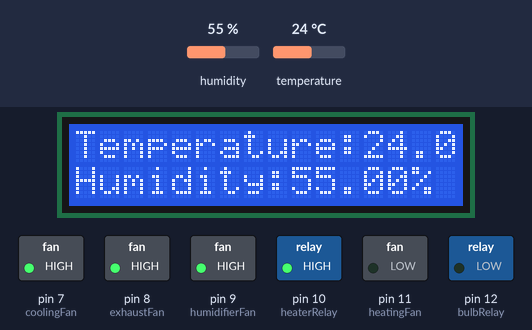
Recording of a sketch running on a simulated Arduino Uno, built with avr-gcc and run on an emulated ATmega328P. Parts: 16×2 character LCD, switched loads named in the sketch (green lamp = pin HIGH). The inputs (shaded band) are chosen by the test bench; at power-on: humidity 55 %, temperature 24 °C. What the sketch prints to the serial monitor is not drawn.

Above: at 60.5 s.
Timing chart, 0 to 62.0 s (numbered marks = the images above):
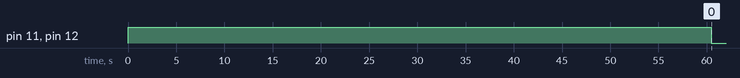

The sketch:

regulate.ino
```cpp
// DHT Temperature & Humidity Sensing, monitoring and control
//for a baby incubator.
// Written by Tambe Tabitha Achere

// REQUIRES the following Arduino libraries:
// - DHT Sensor Library: https://github.com/adafruit/DHT-sensor-library
// - Adafruit Unified Sensor Lib: https://github.com/adafruit/Adafruit_Sensor

#include <Adafruit_Sensor.h>
#include <DHT.h>
#include <DHT_U.h>
#include <LiquidCrystal_I2C.h>
#include <Wire.h>

#define DHTPIN 2   // Digital pin connected to the DHT sensor
#define DHTTYPE    DHT11     // DHT 11

// guide for details on sensor wiring and usage:
//   https://learn.adafruit.com/dht/overview

LiquidCrystal_I2C lcd(0x27,16,2);
DHT_Unified dht(DHTPIN, DHTTYPE);

uint32_t delayMS;

const int coolingFan = 7;
const int exhaustFan = 8;
const int humidifierFan = 9;
const int heaterRelay = 10;
const int heatingFan = 11;
const int bulbRelay = 12;


const float maxHumidity = 98.0; //initiallly 75
const float minHumidity = 50.0; //initially 70
const float maxTemperature = 37.5;
const float minTemperature = 36.5;

void setup() {

  pinMode(DHTPIN, INPUT);
  pinMode(exhaustFan, OUTPUT);
  pinMode(humidifierFan, OUTPUT);
  pinMode(heaterRelay, OUTPUT);
  pinMode(heatingFan, OUTPUT);
  pinMode(bulbRelay, OUTPUT);
  pinMode(coolingFan, OUTPUT);

  digitalWrite(exhaustFan,HIGH);
  digitalWrite(humidifierFan,HIGH);
  digitalWrite(heaterRelay,HIGH);
  digitalWrite(heatingFan,HIGH);
  digitalWrite(bulbRelay,HIGH);
  digitalWrite(coolingFan,HIGH);

  Serial.begin(9600);

  // Initialize device.
  dht.begin();
  Serial.println(F("I promise to keep your baby safe !"));

  // Print temperature sensor details.
  sensor_t sensor;
  dht.temperature().getSensor(&sensor);
  Serial.println(F("------------------------------------"));
  Serial.println(F("Temperature Sensor"));
  Serial.print  (F("Sensor Type: ")); Serial.println(sensor.name);
  Serial.print  (F("Driver Ver:  ")); Serial.println(sensor.version);
  Serial.print  (F("Unique ID:   ")); Serial.println(sensor.sensor_id);
  Serial.print  (F("Max Value:   ")); Serial.print(sensor.max_value); Serial.println(F("°C"));
  Serial.print  (F("Min Value:   ")); Serial.print(sensor.min_value); Serial.println(F("°C"));
  Serial.print  (F("Resolution:  ")); Serial.print(sensor.resolution); Serial.println(F("°C"));
  Serial.println(F("------------------------------------"));

  // Print humidity sensor details.
  dht.humidity().getSensor(&sensor);
  Serial.println(F("Humidity Sensor"));
  Serial.print  (F("Sensor Type: ")); Serial.println(sensor.name);
  Serial.print  (F("Driver Ver:  ")); Serial.println(sensor.version);
  Serial.print  (F("Unique ID:   ")); Serial.println(sensor.sensor_id);
  Serial.print  (F("Max Value:   ")); Serial.print(sensor.max_value); Serial.println(F("%"));
  Serial.print  (F("Min Value:   ")); Serial.print(sensor.min_value); Serial.println(F("%"));
  Serial.print  (F("Resolution:  ")); Serial.print(sensor.resolution); Serial.println(F("%"));
  Serial.println(F("------------------------------------"));

  lcd.begin(16,2);
  //lcd.begin();
  //lcd.print("Baby is safe");

  // Set delay between sensor readings based on sensor details.
  delayMS = sensor.min_delay / 1000;

}

void loop() {
  // Delay of one minute between measurements.
  delay(60000);

  // Get temperature event and print its value.
  sensors_event_t event;
  dht.temperature().getEvent(&event);

  Serial.print(F("Temperature: "));
  Serial.print(event.temperature);
  Serial.println(F("°C"));

  lcd.setCursor(0,0);
  lcd.print("Temperature:");
  lcd.print(event.temperature);
  lcd.print((char)223);
  lcd.print("C");

  //Regulate temperature
  if (!isnan(event.temperature) && event.temperature>=minTemperature && event.temperature<=maxTemperature) {
      digitalWrite(coolingFan, HIGH);
      digitalWrite(heatingFan, HIGH);
      digitalWrite(bulbRelay, HIGH);
      Serial.println(F("Temperature is normal"));

  }
  else if(!isnan(event.temperature) && event.temperature<minTemperature){
      digitalWrite(heatingFan, LOW);
      digitalWrite(bulbRelay, LOW);
      digitalWrite(coolingFan, HIGH);
      Serial.println(F("Heating up"));
  }
  else if(!isnan(event.temperature) && event.temperature>maxTemperature){
      digitalWrite(coolingFan, LOW);
      digitalWrite(heatingFan, HIGH);
      digitalWrite(bulbRelay, HIGH);
      Serial.println(F("Cooling down"));
  }
  else{
   Serial.println(F("Error reading temperature!"));
  }


  // Get humidity event and print its value.
  dht.humidity().getEvent(&event);

  Serial.print(F("Humidity: "));
  Serial.print(event.relative_humidity);
  Serial.println(F("%"));

  lcd.setCursor(0,1);
  lcd.print("Humidity:");
  lcd.print(event.relative_humidity);
  lcd.print("%");

  //Regulate humidity
  if (!isnan(event.relative_humidity) && event.relative_humidity>=minHumidity && event.relative_humidity<=maxHumidity ) {
      digitalWrite(exhaustFan, HIGH);
      digitalWrite(humidifierFan, HIGH);
      digitalWrite(heaterRelay, HIGH);
      Serial.println(F("Humidity is normal"));

  }
  else if(!isnan(event.relative_humidity) && event.relative_humidity>maxHumidity){
      digitalWrite(exhaustFan, LOW);
      digitalWrite(humidifierFan, HIGH);
      digitalWrite(heaterRelay, HIGH);
      Serial.println(F("Reducing humidity"));
  }
  else if(!isnan(event.relative_humidity) && event.relative_humidity<minHumidity){
      digitalWrite(humidifierFan, LOW);
      digitalWrite(heaterRelay, LOW);
      digitalWrite(exhaustFan, HIGH);
      Serial.println(F("Increasing humidity"));
  }
  else{
    Serial.println(F("Error reading humidity!"));
  }


}
```

Measured:
- by itself, pin 11 (heatingFan), pin 12 (bulbRelay): HIGH → LOW at 60.5 s
